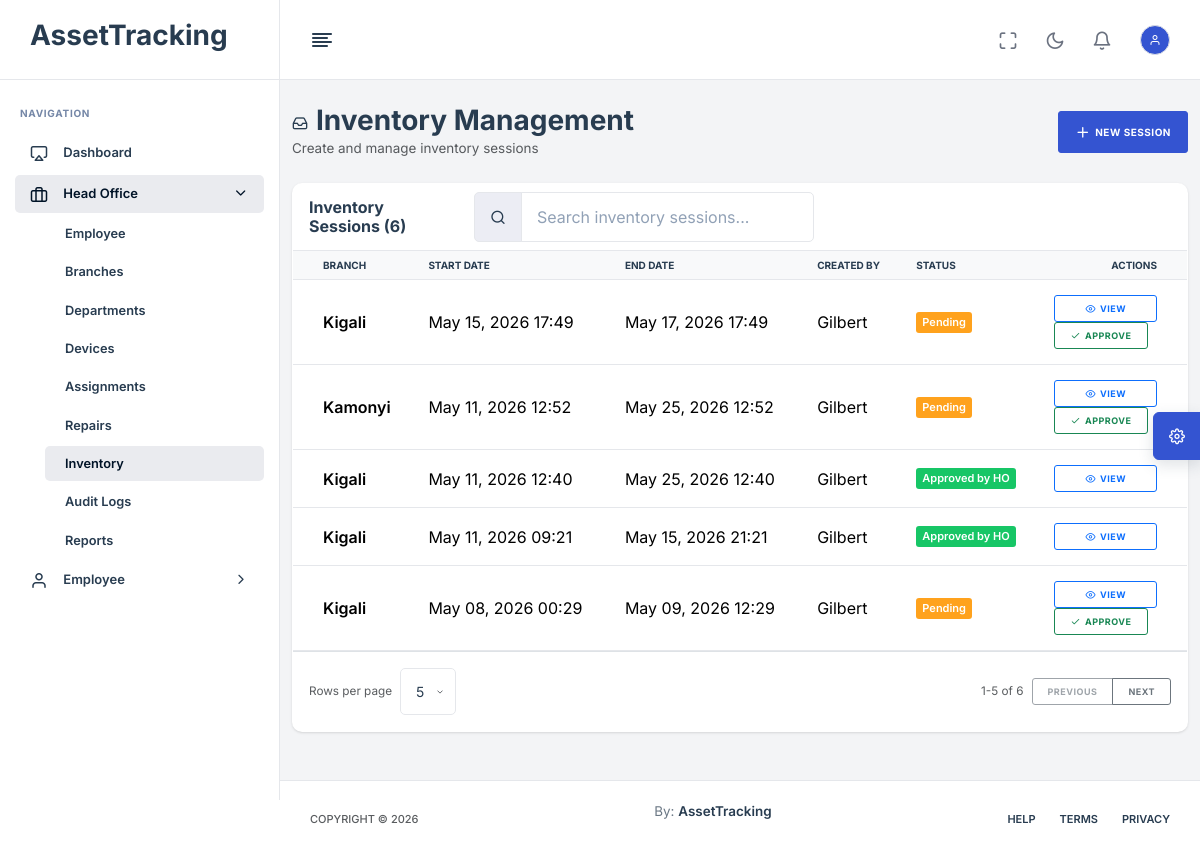
The app's page /head-office/inventory/ (signed in), older data.
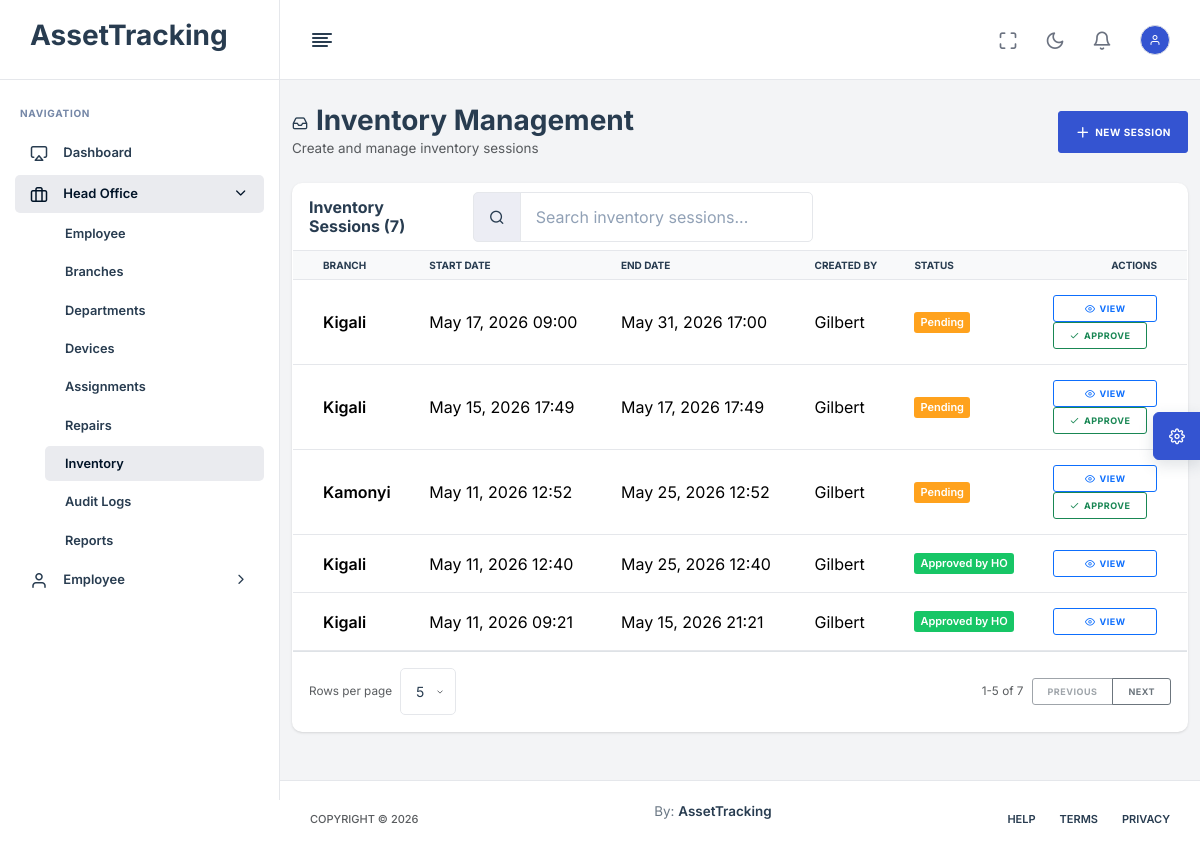
The same page, newer data.
### App/models.py (models this page shows, shortened)
class InventorySession(models.Model):
    branch = models.ForeignKey(Branch, on_delete=models.CASCADE)
    start_date = models.DateTimeField()
    end_date = models.DateTimeField(null=True, blank=True)
    created_by = models.ForeignKey(User, null=True, on_delete=models.SET_NULL)
    approved_by_branch = models.BooleanField(default=False)
    approved_by_head_office = models.BooleanField(default=False)

class Branch(models.Model):
    name = models.CharField(max_length=255)
    location = models.CharField(max_length=255)
    manager = models.ForeignKey(
        'Employee',
        on_delete=models.SET_NULL,
        null=True,
        blank=True,
        related_name='managed_branches'
    )

class User(AbstractBaseUser, PermissionsMixin):
    ROLE_CHOICES = [
        ('HEAD_OFFICE', 'Head Office'),
        ('BRANCH_MANAGER', 'Branch Manager'),
        ('TECHNICIAN', 'Technician'),
        ('EMPLOYEE', 'Employee'),
    ]
    username = models.CharField(max_length=150, unique=True)
    email = models.EmailField(unique=True)
    role = models.CharField(max_length=20, choices=ROLE_CHOICES, default='EMPLOYEE')
    is_active = models.BooleanField(default=True)
    is_staff = models.BooleanField(default=False)
    must_change_password = models.BooleanField(default=False)
    date_joined = models.DateTimeField(auto_now_add=True)
    objects = UserManager()
    USERNAME_FIELD = 'username'
    REQUIRED_FIELDS = ['email']

### App/views.py (the view)
# urls.py: path("head-office/inventory/", head_office_inventory, name="head_office_inventory"),
@login_required
@role_required("HEAD_OFFICE")
def head_office_inventory(request):
    inventory_sessions = InventorySession.objects.select_related(
        'branch', 'created_by'
    ).prefetch_related('items', 'items__device', 'items__device__assigned_employee').all().order_by('-start_date')
    branches = Branch.objects.all()
    context = {
        'inventory_sessions': inventory_sessions,
        'branches': branches,
    }
    return render(request, "HeadOffice/Inventory.html", context)

### templates/HeadOffice/Inventory.html (shortened to what this page needs)
{% extends 'base.html' %}
{% load static %}
{% block content %}
<div class="container-fluid py-4">
    <div class="row mb-4">
        <div class="col-12">
            <div class="d-flex justify-content-between align-items-center">
                <div>
                    <h1 class="h3 mb-0"><i class="feather-inbox me-2"></i>Inventory Management</h1>
                    <p class="text-muted mb-0">Create and manage inventory sessions</p>
                </div>
                <button class="btn btn-primary" data-bs-toggle="modal" data-bs-target="#createSessionModal">
                    <i class="feather-plus me-1"></i>New Session
                </button>
            </div>
        </div>
    </div>
    <div class="row">
        <div class="col-12">
            <div class="card">
                <div class="card-header">
                    <div class="d-flex flex-column flex-md-row gap-3 justify-content-between align-items-md-center">
                        <h5 class="card-title mb-0">Inventory Sessions ({{ inventory_sessions.count }})</h5>
                        <div class="input-group w-100 w-md-auto" style="max-width: 340px;">
                            <span class="input-group-text"><i class="feather-search"></i></span>
                            <input type="search" class="form-control" id="searchInventorySessions" data-table-search="#inventorySessionsTable" placeholder="Search inventory sessions...">
                        </div>
                    </div>
                </div>
                <div class="card-body p-0">
                    <div class="table-responsive">
                        <table class="table table-hover mb-0" id="inventorySessionsTable">
                            <thead class="table-light">
                                <tr>
                                    <th>Branch</th>
                                    <th>Start Date</th>
                                    <th>End Date</th>
                                    <th>Created By</th>
                                    <th>Status</th>
                                    <th class="text-end">Actions</th>
                                </tr>
                            </thead>
                            <tbody>
                                {% for session in inventory_sessions %}
                                <tr>
                                    <td>
                                        <strong>{{ session.branch.name }}</strong>
                                    </td>
                                    <td>{{ session.start_date|date:"M d, Y H:i" }}</td>
                                    <td>
                                        {% if session.end_date %}
                                        {{ session.end_date|date:"M d, Y H:i" }}
                                        {% else %}
                                        <span class="badge bg-warning">In Progress</span>
                                        {% endif %}
                                    </td>
                                    <td>{{ session.created_by.username }}</td>
                                    <td>
                                        {% if session.approved_by_head_office %}
                                        <span class="badge bg-success">Approved by HO</span>
                                        {% elif session.approved_by_branch %}
                                        <span class="badge bg-info">Approved by Branch</span>
                                        {% else %}
                                        <span class="badge bg-warning">Pending</span>
                                        {% endif %}
                                    </td>
                                    <td class="text-end">
                                        <a class="btn btn-sm btn-outline-primary" href="{% url 'head_office_inventory_detail' session.id %}">
                                            <i class="feather-eye me-1"></i>View
                                        </a>
                                        {% if not session.approved_by_head_office %}
                                        <button class="btn btn-sm btn-outline-success" onclick="approveInventorySession({{ session.id }})">
                                            <i class="feather-check me-1"></i>Approve
                                        </button>
                                        {% endif %}
                                    </td>
                                </tr>
                                {% empty %}
                                <tr>
                                    <td colspan="6" class="text-center text-muted py-4">
                                        No inventory sessions
                                    </td>
                                </tr>
                                {% endfor %}
                            </tbody>
                        </table>
                    </div>
                </div>
            </div>
        </div>
    </div>
</div>
{% endblock %}

### templates/base.html (shortened to what this page needs)
{% load static %}
<html lang="zxx">
<head>
    <link rel="stylesheet" type="text/css" href="{% static 'assets/css/bootstrap.min.css' %}" />
    <link rel="stylesheet" type="text/css" href="{% static 'assets/vendors/css/vendors.min.css' %}" />
    <link rel="stylesheet" type="text/css" href="{% static 'assets/vendors/css/daterangepicker.min.css' %}" />
    <link rel="stylesheet" type="text/css" href="{% static 'assets/css/theme.min.css' %}" />
</head>
<body {% block body_attrs %}{% endblock %}>
    <nav class="nxl-navigation">
        <div class="navbar-wrapper">
            <div class="m-header">
                <a href="#" class="b-brand">
                    <h3>AssetTracking</h3>
                </a>
            </div>
            <div class="navbar-content">
                <ul class="nxl-navbar">
                    <li class="nxl-item nxl-caption">
                        <label>Navigation</label>
                    </li>
                    {% if request.user.is_authenticated %}
                        <li class="nxl-item nxl-hasmenu">
                            <a href="{% url 'dashboard_redirect' %}" class="nxl-link">
                                <span class="nxl-micon"><i class="feather-airplay"></i></span>
                                <span class="nxl-mtext">Dashboard</span>
                            </a>
                        </li>
                        {% if request.user.role == 'HEAD_OFFICE' %}
                            <li class="nxl-item nxl-hasmenu">
                                <a href="javascript:void(0);" class="nxl-link">
                                    <span class="nxl-micon"><i class="feather-briefcase"></i></span>
                                    <span class="nxl-mtext">Head Office</span><span class="nxl-arrow"><i class="feather-chevron-right"></i></span>
                                </a>
                                <ul class="nxl-submenu">
                                    <li class="nxl-item"><a class="nxl-link" href="{% url 'head_office_employees' %}">Employee</a></li>
                                    <li class="nxl-item"><a class="nxl-link" href="{% url 'head_office_branches' %}">Branches</a></li>
                                    <li class="nxl-item"><a class="nxl-link" href="{% url 'head_office_departments' %}">Departments</a></li>
                                    <li class="nxl-item"><a class="nxl-link" href="{% url 'head_office_devices' %}">Devices</a></li>
                                    <li class="nxl-item"><a class="nxl-link" href="{% url 'head_office_assignments' %}">Assignments</a></li>
                                    <li class="nxl-item"><a class="nxl-link" href="{% url 'head_office_repairs' %}">Repairs</a></li>
                                    <li class="nxl-item"><a class="nxl-link" href="{% url 'head_office_inventory' %}">Inventory</a></li>
                                    <li class="nxl-item"><a class="nxl-link" href="{% url 'head_office_audit_logs' %}">Audit Logs</a></li>
                                    <li class="nxl-item"><a class="nxl-link" href="{% url 'head_office_reports' %}">Reports</a></li>
                                </ul>
                            </li>
                            <li class="nxl-item nxl-hasmenu">
                                <a href="javascript:void(0);" class="nxl-link">
                                    <span class="nxl-micon"><i class="feather-user"></i></span>
                                    <span class="nxl-mtext">Employee</span><span class="nxl-arrow"><i class="feather-chevron-right"></i></span>
                                </a>
                            </li>
                        {% endif %}
                    {% endif %}
                </ul>
            </div>
        </div>
    </nav>
    <header class="nxl-header">
        <div class="header-wrapper">
            <div class="header-left d-flex align-items-center gap-4">
                <div class="nxl-navigation-toggle">
                    <a href="javascript:void(0);" id="menu-mini-button">
                        <i class="feather-align-left"></i>
                    </a>
                </div>
            </div>
            <div class="header-right ms-auto">
                <div class="d-flex align-items-center">
                    <div class="nxl-h-item d-none d-sm-flex">
                        <div class="full-screen-switcher">
                            <a href="javascript:void(0);" class="nxl-head-link me-0"
                                onclick="$('body').fullScreenHelper('toggle');">
                                <i class="feather-maximize maximize"></i>
                            </a>
                        </div>
                    </div>
                    <div class="nxl-h-item dark-light-theme">
                        <a href="javascript:void(0);" class="nxl-head-link me-0 dark-button">
                            <i class="feather-moon"></i>
                        </a>
                    </div>
                    <div class="dropdown nxl-h-item">
                        <a class="nxl-head-link me-3" data-bs-toggle="dropdown" href="#" role="button"
                            data-bs-auto-close="outside">
                            <i class="feather-bell"></i>
                        </a>
                    </div>
                    <div class="dropdown nxl-h-item">
                        <a href="javascript:void(0);" data-bs-toggle="dropdown" role="button"
                            data-bs-auto-close="outside">
                            <span class="avatar-text avatar-md bg-primary text-white"><i class="feather-user"></i></span>
                        </a>
                    </div>
                </div>
            </div>
    </header>
    <main class="nxl-container">
        {% block content %}
        {% endblock %}
        <footer class="footer">
            <p class="fs-11 text-muted fw-medium text-uppercase mb-0 copyright">
                <span>Copyright ©</span>
            </p>
            <p><span>By: <a href="">AssetTracking</a></span></p>
            <div class="d-flex align-items-center gap-4">
                <a href="javascript:void(0);" class="fs-11 fw-semibold text-uppercase">Help</a>
                <a href="javascript:void(0);" class="fs-11 fw-semibold text-uppercase">Terms</a>
                <a href="javascript:void(0);" class="fs-11 fw-semibold text-uppercase">Privacy</a>
            </div>
        </footer>
    </main>
    <div class="theme-customizer">
        <div class="customizer-handle">
            <a href="javascript:void(0);" class="cutomizer-open-trigger bg-primary">
                <i class="feather-settings"></i>
            </a>
        </div>
    </div>
</body>
</html>

Row changes from the older to the newer data that the page shows:
no longer on this page (row unchanged): InventorySession: branch.name "Kigali", start_date "May 08, 2026 00:29", end_date "May 09, 2026 12:29", created_by.username "Gilbert", approved_by_head_office "Pending"
added InventorySession: branch.name "Kigali", start_date "May 17, 2026 09:00", end_date "May 31, 2026 17:00", created_by.username "Gilbert", approved_by_head_office "Pending"
Text that changed along with them:
{{ inventory_sessions.count }}: "6" → "7"
text written by a page script: "Rows per page 1-5 of 6 PREVIOUS NEXT" → "Rows per page 1-5 of 7 PREVIOUS NEXT"
